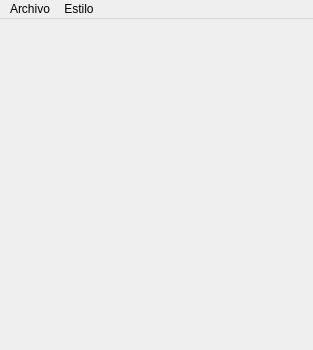
<?xml version="1.0" encoding="UTF-8"?>
<ui version="4.0">
 <class>MainWindow</class>
 <widget class="QMainWindow" name="MainWindow">
  <property name="geometry">
   <rect>
    <x>0</x>
    <y>0</y>
    <width>313</width>
    <height>350</height>
   </rect>
  </property>
  <property name="windowTitle">
   <string>MainWindow</string>
  </property>
  <widget class="QWidget" name="centralwidget"/>
  <widget class="QMenuBar" name="menubar">
   <property name="geometry">
    <rect>
     <x>0</x>
     <y>0</y>
     <width>313</width>
     <height>21</height>
    </rect>
   </property>
   <widget class="QMenu" name="menuEstilo">
    <property name="title">
     <string>Estilo</string>
    </property>
    <addaction name="actionTama_o"/>
    <addaction name="actionColor"/>
   </widget>
   <widget class="QMenu" name="menuArchivo">
    <property name="title">
     <string>Archivo</string>
    </property>
    <addaction name="actionSalir"/>
   </widget>
   <addaction name="menuArchivo"/>
   <addaction name="menuEstilo"/>
  </widget>
  <action name="actionTama_o">
   <property name="text">
    <string>Tamaño</string>
   </property>
  </action>
  <action name="actionColor">
   <property name="text">
    <string>Color</string>
   </property>
  </action>
  <action name="actionSalir">
   <property name="text">
    <string>Salir</string>
   </property>
  </action>
 </widget>
 <resources/>
 <connections/>
</ui>
